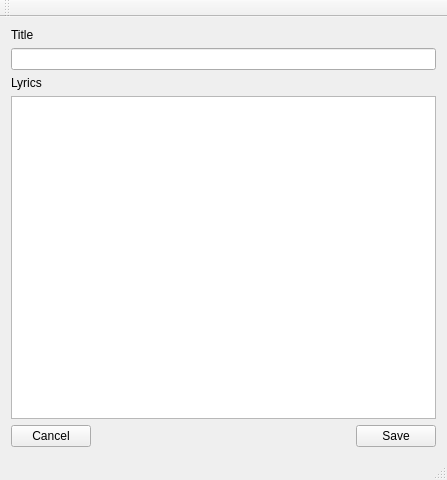
<?xml version="1.0" encoding="UTF-8"?>
<ui version="4.0">
 <class>Editor</class>
 <widget class="QMainWindow" name="Editor">
  <property name="geometry">
   <rect>
    <x>0</x>
    <y>0</y>
    <width>447</width>
    <height>480</height>
   </rect>
  </property>
  <property name="sizePolicy">
   <sizepolicy hsizetype="Preferred" vsizetype="Preferred">
    <horstretch>1</horstretch>
    <verstretch>0</verstretch>
   </sizepolicy>
  </property>
  <property name="windowTitle">
   <string>MainWindow</string>
  </property>
  <widget class="QWidget" name="centralWidget">
   <property name="sizePolicy">
    <sizepolicy hsizetype="Expanding" vsizetype="Expanding">
     <horstretch>0</horstretch>
     <verstretch>0</verstretch>
    </sizepolicy>
   </property>
   <layout class="QFormLayout" name="formLayout">
    <property name="fieldGrowthPolicy">
     <enum>QFormLayout::AllNonFixedFieldsGrow</enum>
    </property>
    <item row="0" column="0">
     <widget class="QLabel" name="label">
      <property name="text">
       <string>Title</string>
      </property>
     </widget>
    </item>
    <item row="1" column="0" colspan="2">
     <widget class="QLineEdit" name="title"/>
    </item>
    <item row="2" column="0">
     <widget class="QLabel" name="label_2">
      <property name="text">
       <string>Lyrics</string>
      </property>
     </widget>
    </item>
    <item row="4" column="0" colspan="2">
     <widget class="QPlainTextEdit" name="lyrics">
      <property name="cursor" stdset="0">
       <cursorShape>IBeamCursor</cursorShape>
      </property>
     </widget>
    </item>
    <item row="5" column="0" colspan="2">
     <layout class="QHBoxLayout" name="horizontalLayout_3">
      <item>
       <widget class="QPushButton" name="cancel_button">
        <property name="text">
         <string>Cancel</string>
        </property>
       </widget>
      </item>
      <item>
       <spacer name="horizontalSpacer">
        <property name="orientation">
         <enum>Qt::Horizontal</enum>
        </property>
        <property name="sizeHint" stdset="0">
         <size>
          <width>40</width>
          <height>20</height>
         </size>
        </property>
       </spacer>
      </item>
      <item>
       <widget class="QPushButton" name="save_button">
        <property name="text">
         <string>Save</string>
        </property>
       </widget>
      </item>
     </layout>
    </item>
   </layout>
  </widget>
  <widget class="QMenuBar" name="menuBar">
   <property name="geometry">
    <rect>
     <x>0</x>
     <y>0</y>
     <width>447</width>
     <height>21</height>
    </rect>
   </property>
  </widget>
  <widget class="QToolBar" name="mainToolBar">
   <attribute name="toolBarArea">
    <enum>TopToolBarArea</enum>
   </attribute>
   <attribute name="toolBarBreak">
    <bool>false</bool>
   </attribute>
  </widget>
  <widget class="QStatusBar" name="statusBar"/>
 </widget>
 <layoutdefault spacing="6" margin="11"/>
 <resources/>
 <connections/>
</ui>
